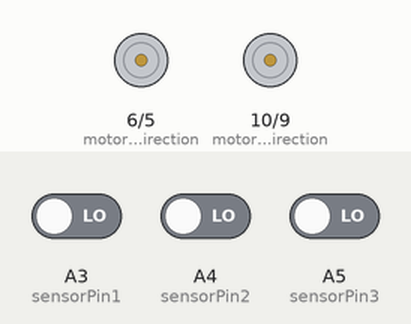
This sketch was run on a simulated Arduino Uno, built with avr-gcc and run on an emulated ATmega328P. Parts: direction and speed pins drawn as motors (green arrow = direction pin HIGH = forward, orange = LOW = backward, longer = more drive). The inputs (shaded band) are chosen by the test bench; at power-on: A3 (sensorPin1) LOW, A4 (sensorPin2) LOW, A5 (sensorPin3) LOW.

Above: at 1.4 s.
1.5 s: A3 (sensorPin1) driven HIGH
Timing chart, 0 to 4.5 s (numbered marks = the images above; inputs shaded):
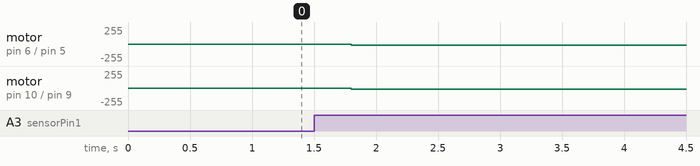

The sketch:

teste.ino
```cpp
// Define os pinos para os sensores
const int sensorPin1 = A3; // sensor da esquerda
const int sensorPin2 = A4; // sensor do meio
const int sensorPin3 = A5; // sensor da direita

// Define os pinos para os motores
const int motorRightSpeed = 9; // pino de velocidade do motor da direita
const int motorRightDirection = 10; // pino de direção do motor da direita
const int motorLeftSpeed = 5; // pino de velocidade do motor da esquerda
const int motorLeftDirection = 6; // pino de direção do motor da esquerda

// Define a velocidade padrão e a velocidade reduzida
const int speed = 20;
const int reducedSpeed = 16; // metade da velocidade padrão

void setup()
{
  Serial.begin(9600);
  pinMode(motorRightSpeed, OUTPUT);
  pinMode(motorRightDirection, OUTPUT);
  pinMode(motorLeftSpeed, OUTPUT);
  pinMode(motorLeftDirection, OUTPUT);
  pinMode(sensorPin1, INPUT);
  pinMode(sensorPin2, INPUT);
  pinMode(sensorPin3, INPUT);
}

void loop()
{
  // Lê o estado dos sensores
  int sensorState1 = digitalRead(sensorPin1);
  int sensorState2 = digitalRead(sensorPin2);
  int sensorState3 = digitalRead(sensorPin3);

  // Verifica o estado dos sensores e ajusta a velocidade dos motores de acordo
  if (sensorState1 == HIGH && sensorState3 == LOW) {
    // Se o sensor da esquerda estiver ativo, diminui a velocidade do motor da esquerda e aumenta a do motor da direita
    analogWrite(motorLeftSpeed, reducedSpeed);
    digitalWrite(motorLeftDirection, LOW); // Inverte a direção
    analogWrite(motorRightSpeed, speed);
    digitalWrite(motorRightDirection, LOW); // Inverte a direção
  } else if (sensorState3 == HIGH && sensorState1 == LOW) {
    // Se o sensor da direita estiver ativo, diminui a velocidade do motor da direita e aumenta a do motor da esquerda
    analogWrite(motorLeftSpeed, speed);
    digitalWrite(motorLeftDirection, LOW); // Inverte a direção
    analogWrite(motorRightSpeed, reducedSpeed);
    digitalWrite(motorRightDirection, LOW); // Inverte a direção
  } else if (sensorState2 == HIGH) {
    // Se o sensor do meio estiver ativo, define a mesma velocidade para ambos os motores
    analogWrite(motorLeftSpeed, speed);
    digitalWrite(motorLeftDirection, LOW); // Inverte a direção
    analogWrite(motorRightSpeed, speed);
    digitalWrite(motorRightDirection, LOW); // Inverte a direção
  } else if (sensorState1 == LOW && sensorState2 == LOW && sensorState3 == LOW) {
    // Se todos os sensores estiverem desativados por mais de 600 ms, desliga os motores
    delay(600);
    if (digitalRead(sensorPin1) == LOW && digitalRead(sensorPin2) == LOW && digitalRead(sensorPin3) == LOW) {
      analogWrite(motorLeftSpeed, 0);
      digitalWrite(motorLeftDirection, LOW); // Inverte a direção
      analogWrite(motorRightSpeed, 0);
      digitalWrite(motorRightDirection, LOW); // Inverte a direção
    }
  }
}
```

Measured:
- after the input at 1.5 s, motor on pin 6 (motorLeftDirection) / pin 5 (motorLeftSpeed): stopped → backward 16/255 after 0.30 s; motor on pin 10 (motorRightDirection) / pin 9 (motorRightSpeed): stopped → backward 20/255 after 0.30 s
